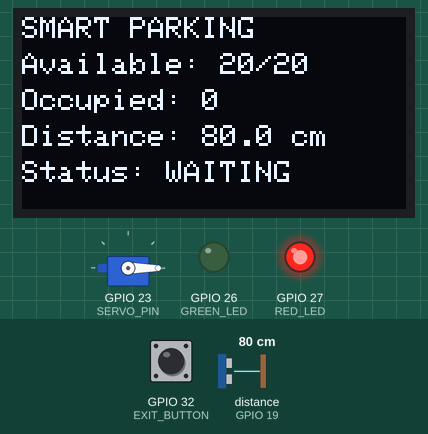
Simulated run of this sketch. Board: ESP32. Parts: servo, 128×64 one-colour display, output pins drawn as LEDs (lit = HIGH). Wiring (inferred from the names in the program): ultrasonic range finder: trigger GPIO 18; echo GPIO 19. The test bench sets the inputs (shaded band); at power-on: distance to the obstacle (sensor on GPIO 19) 80 cm, GPIO 32 (EXIT_BUTTON) HIGH. The echo pulse lasts 58.3 µs per cm; pins used as bus, display or sensor lines are not drawn; what the sketch prints to the serial monitor is not drawn.

Above: at 2.4 s.
2.5 s: distance to the obstacle (sensor on GPIO 19) set to 12 cm
At 3.8 s:
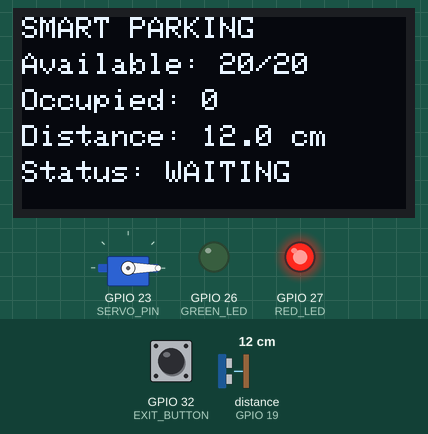
4.1 s: distance to the obstacle (sensor on GPIO 19) set to 9 cm
At 6.1 s:
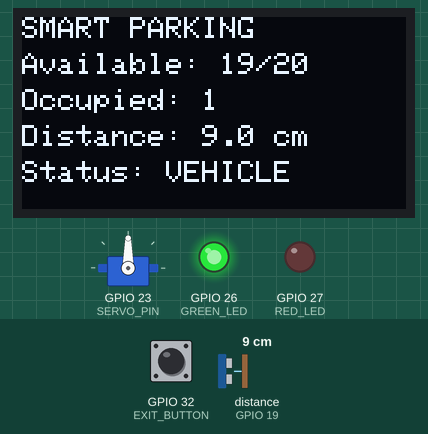
6.5 s: GPIO 32 (EXIT_BUTTON) pulled LOW for 0.25 s
At 6.9 s:
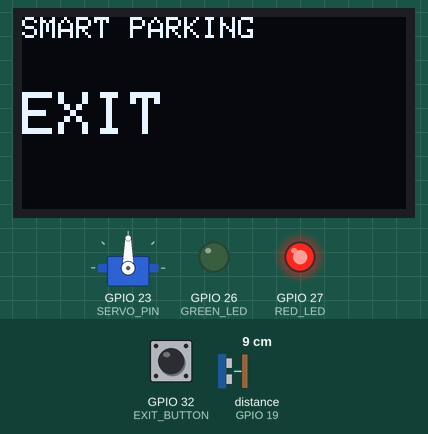
9.5 s: GPIO 32 (EXIT_BUTTON) pulled LOW for 1 s
At 10.2 s:
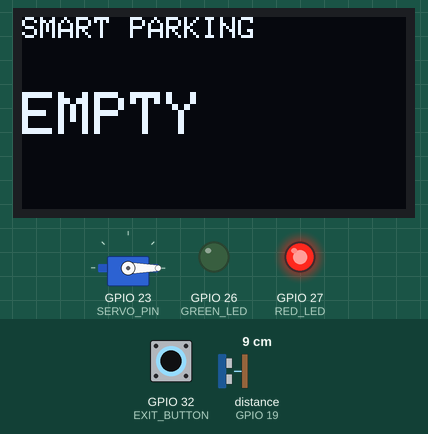
12.0 s: distance to the obstacle (sensor on GPIO 19) set to 2 cm
At 13.2 s:
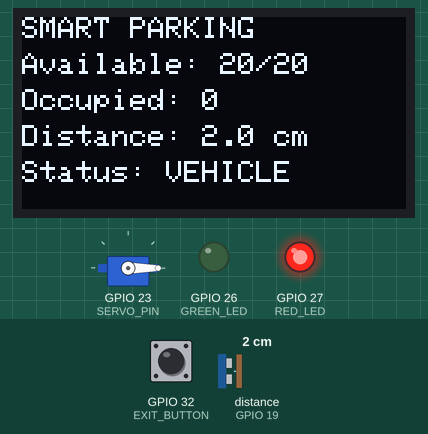
Timing chart, 0 to 14.7 s (numbered marks = the images above; inputs shaded):
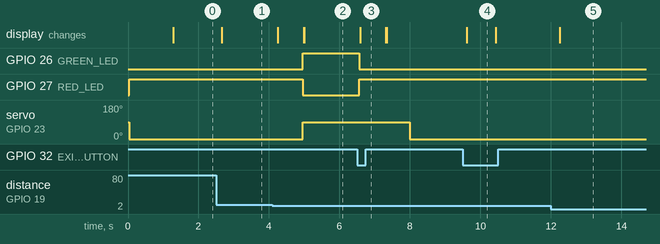

Measured:
- the behaviour switches between 11 and 10 cm on distance to the obstacle (sensor on GPIO 19) (found by bisection; images 1 and 2)
- after the input at 2.5 s, the display: changes after 0.17 s (image 1)
- after the input at 4.1 s, GPIO 26 (GREEN_LED): LOW → HIGH after 0.86 s; GPIO 27 (RED_LED): HIGH → LOW after 0.86 s; servo on GPIO 23 (SERVO_PIN): 0° → 90° after 0.86 s; the display: first changes after 0.16 s (image 2 shows a later state)
- after the input at 6.5 s, GPIO 26 (GREEN_LED): HIGH → LOW after 0.07 s instead of 1.7 s; GPIO 27 (RED_LED): LOW → HIGH after 0.07 s instead of 1.7 s; the display: changes after 0.09 s (image 3)
- after the input at 9.5 s, the display: changes after 0.11 s (image 4)
- after the input at 12.0 s, the display: changes after 0.25 s (image 5)
- what the display in image 4 shows lasts 0.8 s, from 9.6 s to 10.4 s

The sketch:

smart_parking_system.ino
```cpp
#include <Wire.h>
#include <Adafruit_GFX.h>
#include <Adafruit_SSD1306.h>
#include <ESP32Servo.h>

// =====================================================
// OLED DISPLAY CONFIGURATION
// =====================================================

#define SCREEN_WIDTH 128
#define SCREEN_HEIGHT 64
#define OLED_RESET -1
#define OLED_ADDRESS 0x3C

Adafruit_SSD1306 oled(SCREEN_WIDTH, SCREEN_HEIGHT, &Wire, OLED_RESET);

// =====================================================
// ESP32 PIN DEFINITIONS
// =====================================================

#define TRIG_PIN 18
#define ECHO_PIN 19
#define SERVO_PIN 23

#define GREEN_LED 26
#define RED_LED 27

#define EXIT_BUTTON 32

// =====================================================
// SYSTEM CONFIGURATION
// =====================================================

#define DETECTION_DISTANCE_CM 10.0
#define TOTAL_SPACES 20

#define GATE_CLOSED_ANGLE 0
#define GATE_OPEN_ANGLE 90

int availableSpaces = TOTAL_SPACES;
int occupiedSpaces = 0;

bool gateOpen = false;
bool sensorLocked = false;

bool lastExitButtonState = HIGH;

unsigned long lastExitButtonPress = 0;
const unsigned long DEBOUNCE_TIME = 300;

// =====================================================
// GATE TIMER
// =====================================================

unsigned long gateCloseTime = 0;
const unsigned long GATE_OPEN_DURATION = 3000;

// =====================================================
// FULL PARKING LED BLINK
// =====================================================

unsigned long lastBlinkTime = 0;
bool redLedState = false;

const unsigned long BLINK_INTERVAL = 400;

// =====================================================
// SERVO OBJECT
// =====================================================

Servo gateServo;

// =====================================================
// DISTANCE MEASUREMENT FUNCTION
// =====================================================

float measureDistanceCm() {
  digitalWrite(TRIG_PIN, LOW);
  delayMicroseconds(2);

  digitalWrite(TRIG_PIN, HIGH);
  delayMicroseconds(10);

  digitalWrite(TRIG_PIN, LOW);

  long duration = pulseIn(ECHO_PIN, HIGH, 30000);

  if (duration == 0) {
    return -1;
  }

  return duration * 0.0343 / 2.0;
}

// =====================================================
// OLED MAIN SCREEN
// =====================================================

void showMainScreen(String statusMessage, float distance) {

  oled.clearDisplay();
  oled.setTextColor(SSD1306_WHITE);

  oled.setTextSize(1);

  oled.setCursor(0, 0);
  oled.println("SMART PARKING");

  oled.setCursor(0, 12);
  oled.print("Available: ");
  oled.print(availableSpaces);
  oled.print("/");
  oled.println(TOTAL_SPACES);

  oled.setCursor(0, 24);
  oled.print("Occupied: ");
  oled.println(occupiedSpaces);

  oled.setCursor(0, 36);
  oled.print("Distance: ");

  if (distance < 0) {
    oled.println("No reading");
  } else {
    oled.print(distance, 1);
    oled.println(" cm");
  }

  oled.setCursor(0, 48);
  oled.print("Status: ");
  oled.println(statusMessage);

  oled.display();
}

// =====================================================
// LARGE OLED MESSAGE
// =====================================================

void showLargeMessage(String message) {

  oled.clearDisplay();
  oled.setTextColor(SSD1306_WHITE);

  oled.setTextSize(1);

  oled.setCursor(0, 0);
  oled.println("SMART PARKING");

  oled.setTextSize(2);

  oled.setCursor(0, 25);
  oled.println(message);

  oled.display();
}

// =====================================================
// FULL PARKING SCREEN
// =====================================================

void showParkingFullScreen() {

  oled.clearDisplay();
  oled.setTextColor(SSD1306_WHITE);

  oled.setTextSize(1);

  oled.setCursor(0, 0);
  oled.println("SMART PARKING");

  oled.setTextSize(2);

  oled.setCursor(0, 22);
  oled.println("FULL");

  oled.setTextSize(1);

  oled.setCursor(0, 50);
  oled.println("Entry blocked");

  oled.display();
}

// =====================================================
// GATE CONTROL
// =====================================================

void openGate() {

  gateOpen = true;

  gateServo.write(GATE_OPEN_ANGLE);

  digitalWrite(GREEN_LED, HIGH);
  digitalWrite(RED_LED, LOW);

  gateCloseTime = millis() + GATE_OPEN_DURATION;

  Serial.println("Gate opened");
}

void closeGate() {

  gateOpen = false;

  gateServo.write(GATE_CLOSED_ANGLE);

  digitalWrite(GREEN_LED, LOW);

  if (availableSpaces > 0) {
    digitalWrite(RED_LED, HIGH);
  }

  Serial.println("Gate closed");
}

// =====================================================
// RED LED BLINK WHEN FULL
// =====================================================

void blinkFullParkingLed() {

  if (millis() - lastBlinkTime >= BLINK_INTERVAL) {

    lastBlinkTime = millis();

    redLedState = !redLedState;

    digitalWrite(RED_LED, redLedState);
  }
}

// =====================================================
// REGISTER VEHICLE ENTRY
// =====================================================

void registerEntry(float distance) {

  if (availableSpaces > 0) {

    availableSpaces--;
    occupiedSpaces++;

    Serial.println("Vehicle entry registered");

    Serial.print("Available spaces: ");
    Serial.println(availableSpaces);

    Serial.print("Occupied spaces: ");
    Serial.println(occupiedSpaces);

    showLargeMessage("ENTRY");

    delay(700);

    openGate();

    showMainScreen("ENTRY", distance);

  } else {

    closeGate();

    digitalWrite(GREEN_LED, LOW);

    showParkingFullScreen();
  }
}

// =====================================================
// REGISTER VEHICLE EXIT
// =====================================================

void registerExit(float distance) {

  if (occupiedSpaces > 0) {

    occupiedSpaces--;
    availableSpaces++;

    Serial.println("Vehicle exit registered");

    Serial.print("Available spaces: ");
    Serial.println(availableSpaces);

    Serial.print("Occupied spaces: ");
    Serial.println(occupiedSpaces);

    digitalWrite(GREEN_LED, LOW);
    digitalWrite(RED_LED, HIGH);

    showLargeMessage("EXIT");

    delay(700);

    showMainScreen("EXIT", distance);

  } else {

    Serial.println("Parking is empty");

    digitalWrite(GREEN_LED, LOW);
    digitalWrite(RED_LED, HIGH);

    showLargeMessage("EMPTY");

    delay(800);
  }
}

// =====================================================
// SETUP
// =====================================================

void setup() {

  Serial.begin(115200);

  pinMode(TRIG_PIN, OUTPUT);
  pinMode(ECHO_PIN, INPUT);

  pinMode(GREEN_LED, OUTPUT);
  pinMode(RED_LED, OUTPUT);

  pinMode(EXIT_BUTTON, INPUT_PULLUP);

  // Servo setup
  gateServo.setPeriodHertz(50);
  gateServo.attach(SERVO_PIN, 500, 2400);

  // OLED setup
  Wire.begin(21, 22);

  if (!oled.begin(SSD1306_SWITCHCAPVCC, OLED_ADDRESS)) {

    Serial.println("Failed to initialize OLED display");

    while (true);
  }

  closeGate();

  showLargeMessage("STARTED");

  delay(1200);

  Serial.println("System started");
}

// =====================================================
// MAIN LOOP
// =====================================================

void loop() {

  float distance = measureDistanceCm();

  bool exitButtonState = digitalRead(EXIT_BUTTON);

  unsigned long currentTime = millis();

  // =====================================================
  // EXIT BUTTON
  // =====================================================

  if (lastExitButtonState == HIGH && exitButtonState == LOW) {

    if (currentTime - lastExitButtonPress > DEBOUNCE_TIME) {

      registerExit(distance);

      lastExitButtonPress = currentTime;
    }
  }

  lastExitButtonState = exitButtonState;

  // =====================================================
  // FULL PARKING CONDITION
  // =====================================================

  if (availableSpaces == 0) {

    closeGate();

    digitalWrite(GREEN_LED, LOW);

    showParkingFullScreen();

    blinkFullParkingLed();

    delay(100);

    return;
  }

  // =====================================================
  // VEHICLE DETECTION
  // =====================================================

  bool vehicleDetected = false;

  if (distance > 0 && distance <= DETECTION_DISTANCE_CM) {

    vehicleDetected = true;
  }

  // Register only one entry per detected vehicle
  if (vehicleDetected && !sensorLocked && !gateOpen) {

    registerEntry(distance);

    sensorLocked = true;
  }

  // Unlock sensor after vehicle leaves
  if (!vehicleDetected && sensorLocked) {

    sensorLocked = false;
  }

  // =====================================================
  // AUTOMATIC GATE CLOSE
  // =====================================================

  if (gateOpen && millis() >= gateCloseTime) {

    closeGate();
  }

  // =====================================================
  // OLED STATUS MESSAGE
  // =====================================================

  String statusMessage;

  if (vehicleDetected) {

    statusMessage = "VEHICLE";

  } else if (gateOpen) {

    statusMessage = "OPEN";

  } else {

    statusMessage = "WAITING";
  }

  showMainScreen(statusMessage, distance);

  delay(200);
}
```
